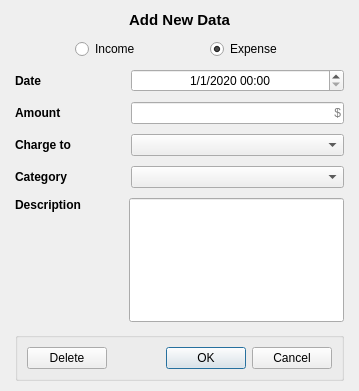
<?xml version="1.0" encoding="UTF-8"?>
<ui version="4.0">
 <class>FormDialog</class>
 <widget class="QDialog" name="FormDialog">
  <property name="geometry">
   <rect>
    <x>0</x>
    <y>0</y>
    <width>359</width>
    <height>391</height>
   </rect>
  </property>
  <property name="windowTitle">
   <string>Dialog</string>
  </property>
  <layout class="QVBoxLayout" name="verticalLayout" stretch="0,0,0,0,0,0,0,0">
   <property name="spacing">
    <number>10</number>
   </property>
   <property name="sizeConstraint">
    <enum>QLayout::SizeConstraint::SetMaximumSize</enum>
   </property>
   <property name="leftMargin">
    <number>15</number>
   </property>
   <property name="rightMargin">
    <number>15</number>
   </property>
   <property name="bottomMargin">
    <number>10</number>
   </property>
   <item>
    <widget class="QLabel" name="TitleFormDialog">
     <property name="font">
      <font>
       <pointsize>11</pointsize>
       <bold>true</bold>
      </font>
     </property>
     <property name="text">
      <string>Add New Data</string>
     </property>
     <property name="alignment">
      <set>Qt::AlignmentFlag::AlignCenter</set>
     </property>
    </widget>
   </item>
   <item>
    <layout class="QHBoxLayout" name="horizontalLayout">
     <item>
      <widget class="QRadioButton" name="IncomeRadioButton">
       <property name="sizePolicy">
        <sizepolicy hsizetype="Maximum" vsizetype="Fixed">
         <horstretch>0</horstretch>
         <verstretch>0</verstretch>
        </sizepolicy>
       </property>
       <property name="layoutDirection">
        <enum>Qt::LayoutDirection::LeftToRight</enum>
       </property>
       <property name="text">
        <string>Income</string>
       </property>
       <property name="checked">
        <bool>false</bool>
       </property>
       <property name="autoExclusive">
        <bool>true</bool>
       </property>
      </widget>
     </item>
     <item>
      <widget class="QRadioButton" name="ExpenseRadioButton">
       <property name="sizePolicy">
        <sizepolicy hsizetype="Maximum" vsizetype="Fixed">
         <horstretch>0</horstretch>
         <verstretch>0</verstretch>
        </sizepolicy>
       </property>
       <property name="layoutDirection">
        <enum>Qt::LayoutDirection::LeftToRight</enum>
       </property>
       <property name="text">
        <string>Expense</string>
       </property>
       <property name="checked">
        <bool>true</bool>
       </property>
       <property name="autoExclusive">
        <bool>true</bool>
       </property>
      </widget>
     </item>
    </layout>
   </item>
   <item>
    <layout class="QHBoxLayout" name="horizontalLayout_4" stretch="1,2">
     <property name="spacing">
      <number>10</number>
     </property>
     <item>
      <widget class="QLabel" name="label_4">
       <property name="font">
        <font>
         <bold>true</bold>
        </font>
       </property>
       <property name="text">
        <string>Date</string>
       </property>
      </widget>
     </item>
     <item>
      <widget class="QDateTimeEdit" name="DateTimeSelected">
       <property name="alignment">
        <set>Qt::AlignmentFlag::AlignCenter</set>
       </property>
       <property name="maximumDate">
        <date>
         <year>2060</year>
         <month>12</month>
         <day>31</day>
        </date>
       </property>
       <property name="minimumDate">
        <date>
         <year>2020</year>
         <month>1</month>
         <day>1</day>
        </date>
       </property>
       <property name="currentSection">
        <enum>QDateTimeEdit::Section::DaySection</enum>
       </property>
       <property name="displayFormat">
        <string>d/M/yyyy HH:mm</string>
       </property>
      </widget>
     </item>
    </layout>
   </item>
   <item>
    <layout class="QHBoxLayout" name="horizontalLayout_5" stretch="1,2">
     <property name="spacing">
      <number>10</number>
     </property>
     <property name="sizeConstraint">
      <enum>QLayout::SizeConstraint::SetMinimumSize</enum>
     </property>
     <item>
      <widget class="QLabel" name="label_5">
       <property name="font">
        <font>
         <bold>true</bold>
        </font>
       </property>
       <property name="text">
        <string>Amount</string>
       </property>
      </widget>
     </item>
     <item>
      <widget class="QLineEdit" name="InputAmountText">
       <property name="sizePolicy">
        <sizepolicy hsizetype="Minimum" vsizetype="Fixed">
         <horstretch>0</horstretch>
         <verstretch>0</verstretch>
        </sizepolicy>
       </property>
       <property name="inputMask">
        <string/>
       </property>
       <property name="text">
        <string/>
       </property>
       <property name="maxLength">
        <number>8</number>
       </property>
       <property name="alignment">
        <set>Qt::AlignmentFlag::AlignRight|Qt::AlignmentFlag::AlignTrailing|Qt::AlignmentFlag::AlignVCenter</set>
       </property>
       <property name="placeholderText">
        <string>$</string>
       </property>
      </widget>
     </item>
    </layout>
   </item>
   <item>
    <layout class="QHBoxLayout" name="horizontalLayout_8" stretch="1,2">
     <property name="spacing">
      <number>10</number>
     </property>
     <item>
      <widget class="QLabel" name="label_3">
       <property name="font">
        <font>
         <bold>true</bold>
        </font>
       </property>
       <property name="text">
        <string>Charge to</string>
       </property>
      </widget>
     </item>
     <item>
      <widget class="QComboBox" name="ListAccountDialog">
       <property name="sizePolicy">
        <sizepolicy hsizetype="Minimum" vsizetype="Fixed">
         <horstretch>0</horstretch>
         <verstretch>0</verstretch>
        </sizepolicy>
       </property>
      </widget>
     </item>
    </layout>
   </item>
   <item>
    <layout class="QHBoxLayout" name="horizontalLayout_6" stretch="1,2">
     <property name="spacing">
      <number>10</number>
     </property>
     <item>
      <widget class="QLabel" name="label_2">
       <property name="sizePolicy">
        <sizepolicy hsizetype="Preferred" vsizetype="Preferred">
         <horstretch>0</horstretch>
         <verstretch>0</verstretch>
        </sizepolicy>
       </property>
       <property name="font">
        <font>
         <bold>true</bold>
        </font>
       </property>
       <property name="text">
        <string>Category</string>
       </property>
      </widget>
     </item>
     <item>
      <widget class="QComboBox" name="ListCategoryDialog">
       <property name="sizePolicy">
        <sizepolicy hsizetype="Minimum" vsizetype="Fixed">
         <horstretch>0</horstretch>
         <verstretch>0</verstretch>
        </sizepolicy>
       </property>
      </widget>
     </item>
    </layout>
   </item>
   <item>
    <layout class="QHBoxLayout" name="horizontalLayout_9" stretch="1,2">
     <property name="spacing">
      <number>6</number>
     </property>
     <property name="sizeConstraint">
      <enum>QLayout::SizeConstraint::SetMinimumSize</enum>
     </property>
     <item>
      <widget class="QLabel" name="label_6">
       <property name="font">
        <font>
         <bold>true</bold>
        </font>
       </property>
       <property name="text">
        <string>Description</string>
       </property>
       <property name="alignment">
        <set>Qt::AlignmentFlag::AlignLeading|Qt::AlignmentFlag::AlignLeft|Qt::AlignmentFlag::AlignTop</set>
       </property>
      </widget>
     </item>
     <item>
      <widget class="QLineEdit" name="DescriptionText">
       <property name="sizePolicy">
        <sizepolicy hsizetype="Minimum" vsizetype="Expanding">
         <horstretch>0</horstretch>
         <verstretch>0</verstretch>
        </sizepolicy>
       </property>
       <property name="minimumSize">
        <size>
         <width>0</width>
         <height>20</height>
        </size>
       </property>
       <property name="maximumSize">
        <size>
         <width>16777215</width>
         <height>16777215</height>
        </size>
       </property>
       <property name="alignment">
        <set>Qt::AlignmentFlag::AlignLeading|Qt::AlignmentFlag::AlignLeft|Qt::AlignmentFlag::AlignTop</set>
       </property>
      </widget>
     </item>
    </layout>
   </item>
   <item>
    <widget class="QGroupBox" name="groupBox">
     <layout class="QHBoxLayout" name="horizontalLayout_7">
      <item>
       <widget class="QPushButton" name="DeleteButton">
        <property name="sizePolicy">
         <sizepolicy hsizetype="Fixed" vsizetype="Fixed">
          <horstretch>0</horstretch>
          <verstretch>0</verstretch>
         </sizepolicy>
        </property>
        <property name="focusPolicy">
         <enum>Qt::FocusPolicy::StrongFocus</enum>
        </property>
        <property name="accessibleName">
         <string/>
        </property>
        <property name="text">
         <string>Delete</string>
        </property>
        <property name="icon">
         <iconset theme="QIcon::ThemeIcon::EditDelete"/>
        </property>
        <property name="checkable">
         <bool>false</bool>
        </property>
        <property name="autoDefault">
         <bool>true</bool>
        </property>
        <property name="default">
         <bool>false</bool>
        </property>
        <property name="flat">
         <bool>false</bool>
        </property>
       </widget>
      </item>
      <item>
       <widget class="QDialogButtonBox" name="buttonBox">
        <property name="orientation">
         <enum>Qt::Orientation::Horizontal</enum>
        </property>
        <property name="standardButtons">
         <set>QDialogButtonBox::StandardButton::Cancel|QDialogButtonBox::StandardButton::Ok</set>
        </property>
       </widget>
      </item>
     </layout>
    </widget>
   </item>
  </layout>
 </widget>
 <resources/>
 <connections/>
</ui>
